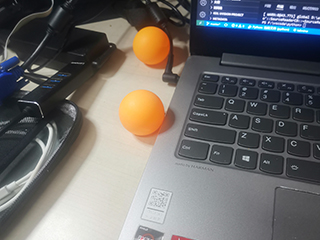
#> input picture Opencv/images/bol.jpg, 320 x 240 px, found by its file name
$ python RGB2HSV.py
#> lines starting #> are read from the running program, lines starting #| are printed output that depends on the picture
import cv2
import numpy as np

# 自定义函数
def my_bgr2hsv(bgr):# bgr转hsv
    B,G,R = bgr
    B,G,R = B/255,G/255,R/255
    bgr_max = max(B,G,R)
    bgr_min = min(B,G,R)
    bgr_c = bgr_max - bgr_min

    H,S,V = 0,0,0
    if(bgr_max == bgr_min):
        H = 0
    elif(bgr_max==R):
        H = 60*(G-B)/bgr_c
    elif(bgr_max==G):
        H = 120+60*(B-R)/bgr_c
    elif(bgr_max==B):
        H = 240+60*(R-G)/bgr_c

    if(H<0):
        H = H+360

    H = np.uint8(H/2)

    if(bgr_max == 0):
        S = 0
    else:
        S = bgr_c/bgr_max
    S = np.uint8(S*255)

    V = np.uint8(bgr_max*255)
    return [H,S,V]

frame = cv2.imread(r'F:\vscode\python\python_learning\Opencv\images\bol.jpg')
#> frame is the input picture: shape (240, 320, 3); mean B, G, R 106.8, 107.1, 108.3

Higth,width,_ = frame.shape
#> Higth = 240; width = 320
print(Higth,width)
#| 240 320
hsv_frame = []
for i in range(Higth):
        item = []
        for j in range(width):
            B,G,R = frame[i,j]
            item =item + [my_bgr2hsv([B,G,R])]
        hsv_frame = hsv_frame+[item]

hsv_frame = np.array(hsv_frame)
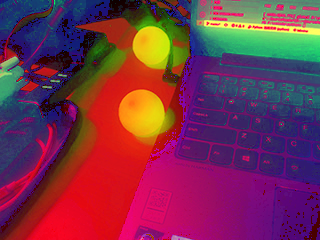
#> hsv_frame: shape (240, 320, 3); mean of channels 0, 1, 2 76.5, 50.1, 119.2; drawn as B, G, R

while True:
    cv2.imshow('HSV_Frame',hsv_frame)
    cv2.imshow('Frame',frame)
    key = cv2.waitKey(1)
#> (key Esc is pressed here)
    if(key == 27):
        break

cv2.destroyAllWindows()

$ run again, with Opencv/images/Original0.jpg copied over Opencv/images/bol.jpg
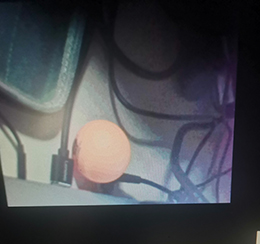
#> input picture Opencv/images/Original0.jpg, 260 x 244 px, found by its file name
#> frame is the input picture: shape (244, 260, 3); mean B, G, R 80.9, 76.2, 74.2
#| 244 260
#> `hsv_frame = np.array(hsv_frame)`:
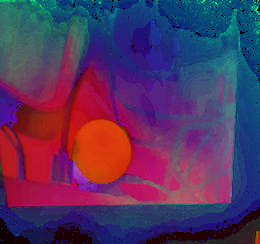
#> hsv_frame: shape (244, 260, 3); mean of channels 0, 1, 2 95.3, 51.7, 84.9; drawn as B, G, R

$ run again, with Opencv/images/Original1.jpg copied over Opencv/images/bol.jpg
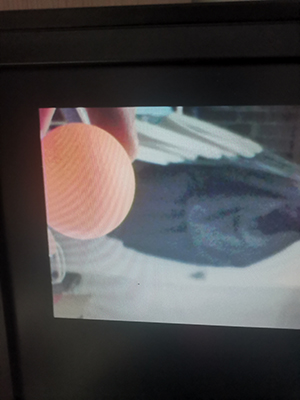
#> input picture Opencv/images/Original1.jpg, 300 x 400 px, found by its file name
#> frame is the input picture: shape (400, 300, 3); mean B, G, R 76.2, 75.1, 77.1
#| 400 300
#> `hsv_frame = np.array(hsv_frame)`:
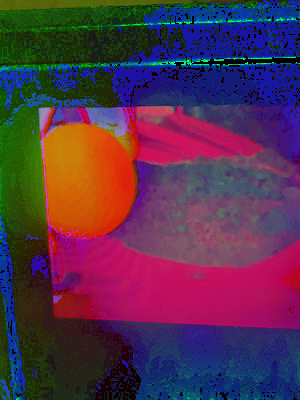
#> hsv_frame: shape (400, 300, 3); mean of channels 0, 1, 2 75.6, 49.1, 84.5; drawn as B, G, R

$ run again, with Opencv/images/dogs.jpg copied over Opencv/images/bol.jpg
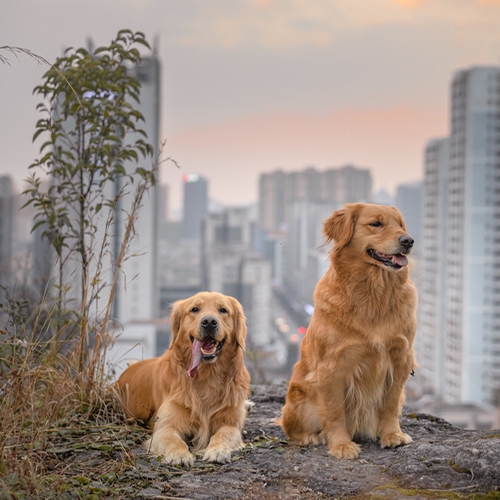
#> input picture Opencv/images/dogs.jpg, 500 x 500 px, found by its file name
#> frame is the input picture: shape (500, 500, 3); mean B, G, R 133.4, 142.4, 156.8
#| 500 500
#> `hsv_frame = np.array(hsv_frame)`:
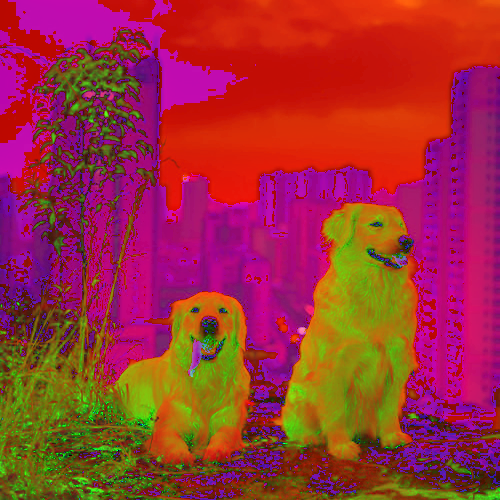
#> hsv_frame: shape (500, 500, 3); mean of channels 0, 1, 2 57.5, 48, 158.3; drawn as B, G, R
